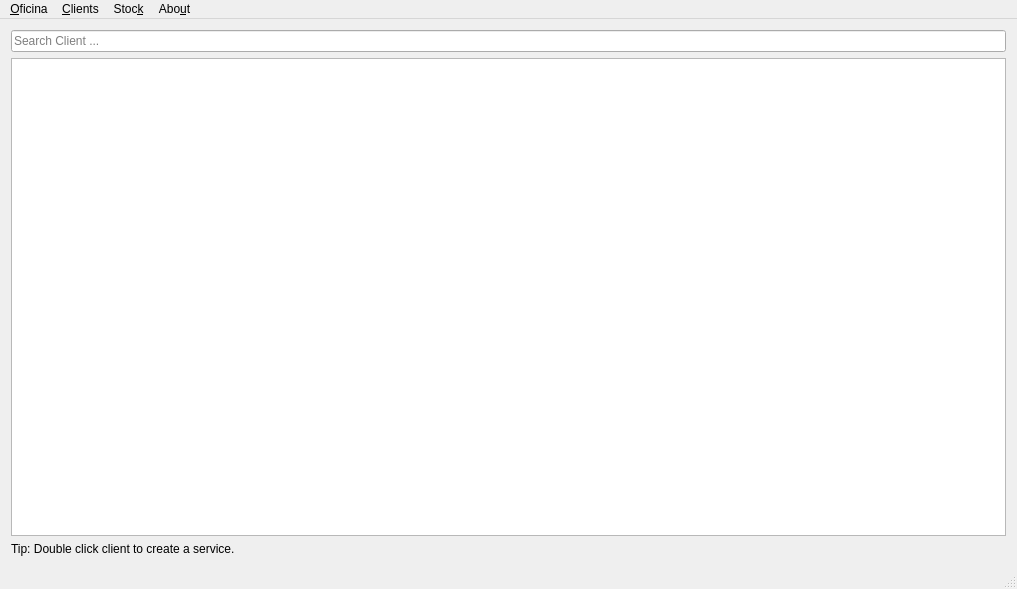
<?xml version="1.0" encoding="UTF-8"?>
<ui version="4.0">
 <class>MainWindow</class>
 <widget class="QMainWindow" name="MainWindow">
  <property name="enabled">
   <bool>true</bool>
  </property>
  <property name="geometry">
   <rect>
    <x>0</x>
    <y>0</y>
    <width>1017</width>
    <height>589</height>
   </rect>
  </property>
  <property name="windowTitle">
   <string>Oficina 0.2</string>
  </property>
  <property name="windowIcon">
   <iconset resource="images/images.qrc">
    <normaloff>:/emoticons/service.png</normaloff>:/emoticons/service.png</iconset>
  </property>
  <widget class="QWidget" name="centralWidget">
   <layout class="QGridLayout" name="gridLayout_4">
    <item row="1" column="1" colspan="9">
     <widget class="QLineEdit" name="line_ID_or_Name">
      <property name="text">
       <string/>
      </property>
      <property name="maxLength">
       <number>30</number>
      </property>
      <property name="placeholderText">
       <string>Search Client ...</string>
      </property>
     </widget>
    </item>
    <item row="2" column="1" rowspan="5" colspan="9">
     <widget class="QTableView" name="tbl_Client_List">
      <property name="toolTip">
       <string/>
      </property>
      <property name="lineWidth">
       <number>0</number>
      </property>
      <property name="horizontalScrollBarPolicy">
       <enum>Qt::ScrollBarAsNeeded</enum>
      </property>
      <property name="sizeAdjustPolicy">
       <enum>QAbstractScrollArea::AdjustToContentsOnFirstShow</enum>
      </property>
      <property name="editTriggers">
       <set>QAbstractItemView::NoEditTriggers</set>
      </property>
      <property name="selectionMode">
       <enum>QAbstractItemView::SingleSelection</enum>
      </property>
      <property name="selectionBehavior">
       <enum>QAbstractItemView::SelectRows</enum>
      </property>
      <property name="sortingEnabled">
       <bool>true</bool>
      </property>
      <attribute name="horizontalHeaderCascadingSectionResizes">
       <bool>true</bool>
      </attribute>
      <attribute name="verticalHeaderVisible">
       <bool>false</bool>
      </attribute>
      <attribute name="verticalHeaderCascadingSectionResizes">
       <bool>true</bool>
      </attribute>
     </widget>
    </item>
    <item row="7" column="8">
     <widget class="QLabel" name="lbl_database_status">
      <property name="maximumSize">
       <size>
        <width>16777215</width>
        <height>12</height>
       </size>
      </property>
      <property name="text">
       <string/>
      </property>
     </widget>
    </item>
    <item row="7" column="9">
     <widget class="QLabel" name="lbl_sys_version">
      <property name="text">
       <string/>
      </property>
     </widget>
    </item>
    <item row="7" column="1" colspan="2">
     <widget class="QLabel" name="lbl_click_client">
      <property name="maximumSize">
       <size>
        <width>16777215</width>
        <height>14</height>
       </size>
      </property>
      <property name="text">
       <string>Tip: Double click client to create a service.</string>
      </property>
     </widget>
    </item>
   </layout>
  </widget>
  <widget class="QStatusBar" name="statusBar"/>
  <widget class="QMenuBar" name="menuBar">
   <property name="geometry">
    <rect>
     <x>0</x>
     <y>0</y>
     <width>1017</width>
     <height>24</height>
    </rect>
   </property>
   <property name="sizePolicy">
    <sizepolicy hsizetype="Maximum" vsizetype="Maximum">
     <horstretch>0</horstretch>
     <verstretch>0</verstretch>
    </sizepolicy>
   </property>
   <widget class="QMenu" name="menuOficina">
    <property name="sizePolicy">
     <sizepolicy hsizetype="Maximum" vsizetype="Maximum">
      <horstretch>0</horstretch>
      <verstretch>0</verstretch>
     </sizepolicy>
    </property>
    <property name="title">
     <string>&amp;Oficina</string>
    </property>
    <addaction name="actionList_Open_Services"/>
    <addaction name="actionList_not_Paid_Services"/>
    <addaction name="action_Exit"/>
   </widget>
   <widget class="QMenu" name="menuStock">
    <property name="sizePolicy">
     <sizepolicy hsizetype="Maximum" vsizetype="Maximum">
      <horstretch>0</horstretch>
      <verstretch>0</verstretch>
     </sizepolicy>
    </property>
    <property name="title">
     <string>Stoc&amp;k</string>
    </property>
    <addaction name="action_Stock"/>
    <addaction name="actionStock_Finances"/>
   </widget>
   <widget class="QMenu" name="menuSobre">
    <property name="sizePolicy">
     <sizepolicy hsizetype="Maximum" vsizetype="Maximum">
      <horstretch>0</horstretch>
      <verstretch>0</verstretch>
     </sizepolicy>
    </property>
    <property name="title">
     <string>Abo&amp;ut</string>
    </property>
    <addaction name="action_About_Oficina"/>
    <addaction name="action_Manpage"/>
   </widget>
   <widget class="QMenu" name="menuCliente">
    <property name="sizePolicy">
     <sizepolicy hsizetype="Maximum" vsizetype="Maximum">
      <horstretch>0</horstretch>
      <verstretch>0</verstretch>
     </sizepolicy>
    </property>
    <property name="title">
     <string>&amp;Clients</string>
    </property>
    <addaction name="action_Add_Client"/>
   </widget>
   <addaction name="menuOficina"/>
   <addaction name="menuCliente"/>
   <addaction name="menuStock"/>
   <addaction name="menuSobre"/>
  </widget>
  <action name="action_Add_Client">
   <property name="text">
    <string>&amp;Add New Client</string>
   </property>
  </action>
  <action name="action_Stock">
   <property name="text">
    <string>&amp;Stock Control</string>
   </property>
  </action>
  <action name="action_Exit">
   <property name="text">
    <string>&amp;Exit</string>
   </property>
  </action>
  <action name="action_About_Oficina">
   <property name="text">
    <string>&amp;Oficina</string>
   </property>
  </action>
  <action name="action_Change_Hour_Cost">
   <property name="text">
    <string>&amp;Change Hour Cost</string>
   </property>
  </action>
  <action name="action_Manpage">
   <property name="text">
    <string>&amp;User Help</string>
   </property>
  </action>
  <action name="actionStock_Finances">
   <property name="text">
    <string>Stock &amp;Finances/Value</string>
   </property>
  </action>
  <action name="actionList_Open_Services">
   <property name="text">
    <string>&amp;List Open Services</string>
   </property>
  </action>
  <action name="actionList_not_Paid_Services">
   <property name="text">
    <string>List &amp;not Paid Services</string>
   </property>
  </action>
  <action name="actionEdit_Exising_Client">
   <property name="text">
    <string>Edit Exising Client</string>
   </property>
  </action>
 </widget>
 <layoutdefault spacing="6" margin="11"/>
 <tabstops>
  <tabstop>tbl_Client_List</tabstop>
 </tabstops>
 <resources>
  <include location="images/images.qrc"/>
  <include location="images/images.qrc"/>
  <include location="images/images.qrc"/>
 </resources>
 <connections/>
</ui>
